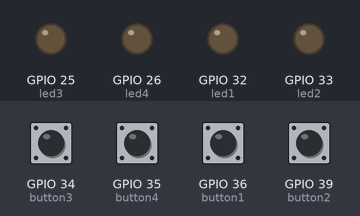
A program run on a simulated ESP32. Shown: output pins drawn as LEDs (lit = HIGH). The inputs (shaded band) are chosen by the test bench; at power-on: GPIO 34 (button3), GPIO 35 (button4), GPIO 36 (button1), GPIO 39 (button2) LOW.

Above: at 1.2 s.
1.3 s: GPIO 34 (button3) pulled HIGH for 0.15 s
At 1.37 s:
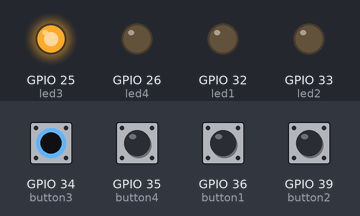
2.9 s: GPIO 35 (button4) pulled HIGH for 0.15 s
At 2.97 s:
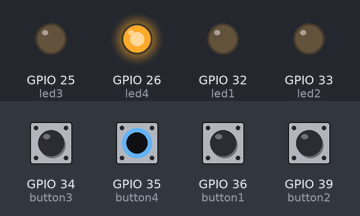
4.5 s: GPIO 36 (button1) pulled HIGH for 0.15 s
At 4.58 s:
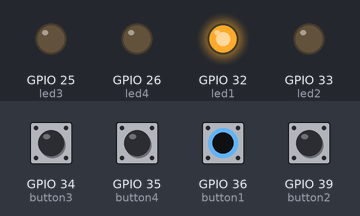
6.1 s: GPIO 39 (button2) pulled HIGH for 0.15 s
At 6.18 s:
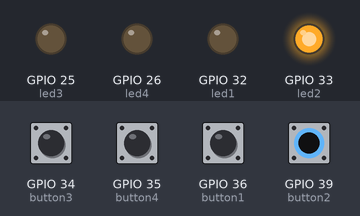
7.7 s: GPIO 34 (button3) driven HIGH and GPIO 35 (button4) driven HIGH
At 8.4 s:
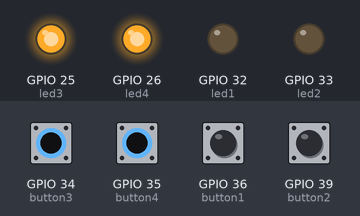
9.2 s: GPIO 36 (button1) pulled HIGH for 1 s
At 9.7 s:
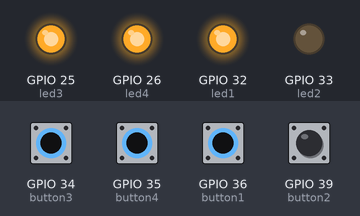
Timing chart, 0 to 12.2 s (numbered marks = the images above; inputs shaded):
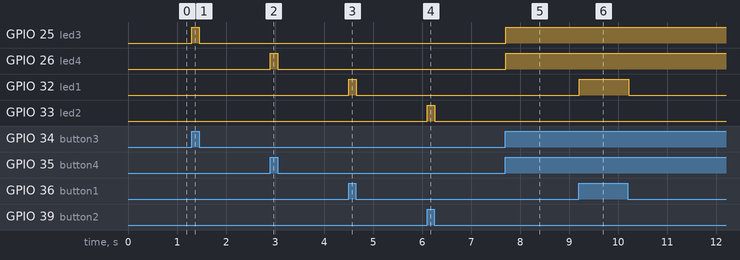

Measured:
- after the input at 1.3 s, GPIO 25 (led3): LOW → HIGH at once, → LOW 0.15 s later
- after the input at 2.9 s, GPIO 26 (led4): LOW → HIGH at once, → LOW 0.15 s later
- after the input at 4.5 s, GPIO 32 (led1): LOW → HIGH at once, → LOW 0.15 s later
- after the input at 6.1 s, GPIO 33 (led2): LOW → HIGH at once, → LOW 0.15 s later
- after the input at 7.7 s, GPIO 25 (led3), GPIO 26 (led4): LOW → HIGH at once
- after the input at 9.2 s, GPIO 32 (led1): LOW → HIGH at once, → LOW 1.0 s later

The program:

main.cpp
```cpp
#include <Arduino.h>

int led1 = 32;
int led2 = 33;
int led3 = 25;
int led4 = 26;

int button1 = 36;
int button2 = 39;
int button3 = 34;
int button4 = 35;

void setup() {
    pinMode(button1, INPUT);
    pinMode(button2, INPUT);
    pinMode(button3, INPUT);
    pinMode(button4, INPUT);
    pinMode(led1, OUTPUT);
    pinMode(led2, OUTPUT);
    pinMode(led3, OUTPUT);
    pinMode(led4, OUTPUT);
    Serial.begin(9600);
}

void loop() {
    delay(50);
    digitalWrite(led1 ,digitalRead(button1));
    digitalWrite(led2 ,digitalRead(button2));
    digitalWrite(led3 ,digitalRead(button3));
    digitalWrite(led4 ,digitalRead(button4));
}
```
